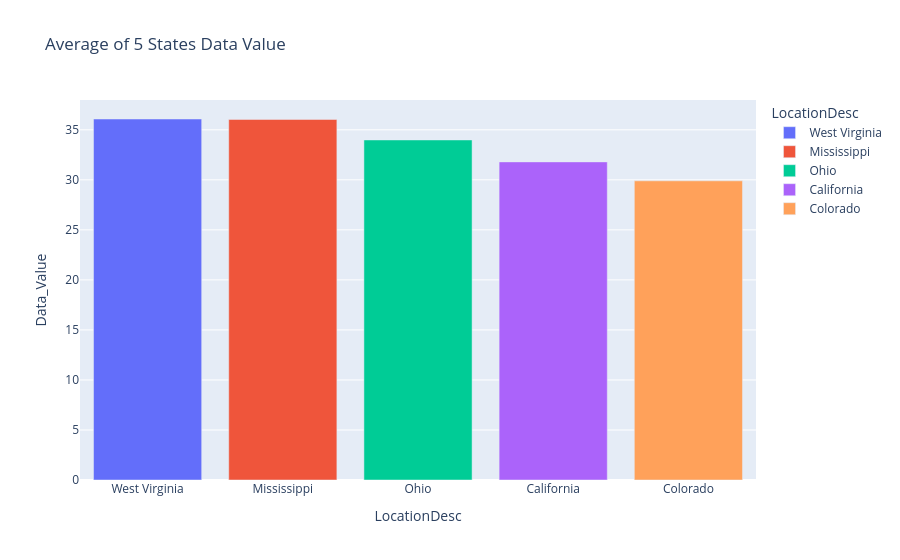

The cell this chart's notebook holds for it:
### Code cell
#Averages of 5 states - Bar Chart
state_avg = filtered_npa.groupby("LocationDesc")["Data_Value"].mean().reset_index()
#top_states = state_avg.sort_values(by="Data_Value", ascending=False).head()
fig1 = px.bar(
    top_states,
    x="LocationDesc",
    y="Data_Value",
    color="LocationDesc",
    title="Average of 5 States Data Value")
fig1.show()

### Figure 1 — Plotly figure (JSON) as saved in the notebook; plotly's stock layout.template omitted (floating-point values rounded to 4 significant figures)
{"data": [{"hovertemplate": "LocationDesc=%{x}<br>Data_Value=%{y}<extra></extra>", "legendgroup": "West Virginia", "marker": {"color": "#636efa", "pattern": {"shape": ""}}, "name": "West Virginia", "orientation": "v", "showlegend": true, "textposition": "auto", "type": "bar", "x": ["West Virginia"], "xaxis": "x", "y": [36.08], "yaxis": "y"}, {"hovertemplate": "LocationDesc=%{x}<br>Data_Value=%{y}<extra></extra>", "legendgroup": "Mississippi", "marker": {"color": "#EF553B", "pattern": {"shape": ""}}, "name": "Mississippi", "orientation": "v", "showlegend": true, "textposition": "auto", "type": "bar", "x": ["Mississippi"], "xaxis": "x", "y": [36.04], "yaxis": "y"}, {"hovertemplate": "LocationDesc=%{x}<br>Data_Value=%{y}<extra></extra>", "legendgroup": "Ohio", "marker": {"color": "#00cc96", "pattern": {"shape": ""}}, "name": "Ohio", "orientation": "v", "showlegend": true, "textposition": "auto", "type": "bar", "x": ["Ohio"], "xaxis": "x", "y": [33.99], "yaxis": "y"}, {"hovertemplate": "LocationDesc=%{x}<br>Data_Value=%{y}<extra></extra>", "legendgroup": "California", "marker": {"color": "#ab63fa", "pattern": {"shape": ""}}, "name": "California", "orientation": "v", "showlegend": true, "textposition": "auto", "type": "bar", "x": ["California"], "xaxis": "x", "y": [31.79], "yaxis": "y"}, {"hovertemplate": "LocationDesc=%{x}<br>Data_Value=%{y}<extra></extra>", "legendgroup": "Colorado", "marker": {"color": "#FFA15A", "pattern": {"shape": ""}}, "name": "Colorado", "orientation": "v", "showlegend": true, "textposition": "auto", "type": "bar", "x": ["Colorado"], "xaxis": "x", "y": [29.9], "yaxis": "y"}], "layout": {"barmode": "relative", "legend": {"title": {"text": "LocationDesc"}, "tracegroupgap": 0}, "title": {"text": "Average of 5 States Data Value"}, "xaxis": {"anchor": "y", "categoryarray": ["West Virginia", "Mississippi", "Ohio", "California", "Colorado"], "categoryorder": "array", "domain": [0, 1], "title": {"text": "LocationDesc"}}, "yaxis": {"anchor": "x", "domain": [0, 1], "title": {"text": "Data_Value"}}}}
